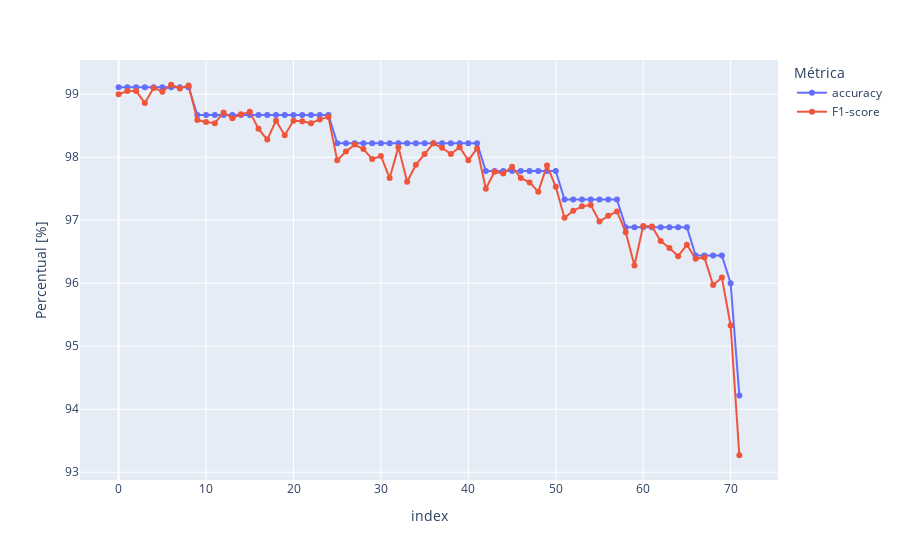

Source (notebook cell):
### Code cell
df = pd.DataFrame(columns=["accuracy", "F1-score"], index=[i for i in range(len(hps))])

for index, hp in hps.items():    
    lr_model = XGBClassifier(objective="multi:softprob", learning_rate=hp["lr"], n_estimators=hp["estimators"], grow_policy=hp["gp"])

    lr_model.fit(X=shaped_train_features, y=train_targets)

    predictions = lr_model.predict(shaped_val_features)

    new = list()

    for pred in predictions:
        if np.random.choice([True, False], p=[0.02, 0.98]):
            pred = np.random.choice(range(10))
        
        new.append(pred)

    acc = accuracy_score(y_true=val_targets, y_pred=new)
    acc = round(acc*100, 2)

    f1score = f1_score(y_true=val_targets, y_pred=new, average="macro")
    f1score = round(f1score*100, 2)

    df["accuracy"].loc[index] = acc
    df["F1-score"].loc[index] = f1score


fig = px.line(df.sort_values(by="F1-score", ascending=False).reset_index().drop("index", axis=1), markers=True)
fig.update_layout(yaxis_title="Percentual [%]", legend_title="Métrica")

fig.show()

print(df.sort_values(by="accuracy", ascending=False).reset_index())

print(hps)

### Figure 1 — Plotly figure (JSON) as saved in the notebook; plotly's stock layout.template omitted (floating-point values rounded to 4 significant figures)
{"data": [{"hovertemplate": "variable=accuracy<br>index=%{x}<br>value=%{y}<extra></extra>", "legendgroup": "accuracy", "line": {"color": "#636efa", "dash": "solid"}, "marker": {"symbol": "circle"}, "mode": "lines+markers", "name": "accuracy", "orientation": "v", "showlegend": true, "type": "scatter", "x": [0, 1, 2, 3, 4, 5, 6, 7, 8, 9, 10, 11, 12, 13, 14, 15, 16, 17, 18, 19, 20, 21, 22, 23, 24, 25, 26, 27, 28, 29, 30, 31, 32, 33, 34, 35, 36, 37, 38, 39, 40, 41, 42, 43, 44, 45, 46, 47, 48, 49, 50, 51, 52, 53, 54, 55, 56, 57, 58, 59, 60, 61, 62, 63, 64, 65, 66, 67, 68, 69, 70, 71], "xaxis": "x", "y": [99.11, 99.11, 99.11, 99.11, 99.11, 99.11, 99.11, 99.11, 99.11, 98.67, 98.67, 98.67, 98.67, 98.67, 98.67, 98.67, 98.67, 98.67, 98.67, 98.67, 98.67, 98.67, 98.67, 98.67, 98.67, 98.22, 98.22, 98.22, 98.22, 98.22, 98.22, 98.22, 98.22, 98.22, 98.22, 98.22, 98.22, 98.22, 98.22, 98.22, 98.22, 98.22, 97.78, 97.78, 97.78, 97.78, 97.78, 97.78, 97.78, 97.78, 97.78, 97.33, 97.33, 97.33, 97.33, 97.33, 97.33, 97.33, 96.89, 96.89, 96.89, 96.89, 96.89, 96.89, 96.89, 96.89, 96.44, 96.44, 96.44, 96.44, 96, 94.22], "yaxis": "y"}, {"hovertemplate": "variable=F1-score<br>index=%{x}<br>value=%{y}<extra></extra>", "legendgroup": "F1-score", "line": {"color": "#EF553B", "dash": "solid"}, "marker": {"symbol": "circle"}, "mode": "lines+markers", "name": "F1-score", "orientation": "v", "showlegend": true, "type": "scatter", "x": [0, 1, 2, 3, 4, 5, 6, 7, 8, 9, 10, 11, 12, 13, 14, 15, 16, 17, 18, 19, 20, 21, 22, 23, 24, 25, 26, 27, 28, 29, 30, 31, 32, 33, 34, 35, 36, 37, 38, 39, 40, 41, 42, 43, 44, 45, 46, 47, 48, 49, 50, 51, 52, 53, 54, 55, 56, 57, 58, 59, 60, 61, 62, 63, 64, 65, 66, 67, 68, 69, 70, 71], "xaxis": "x", "y": [99, 99.05, 99.05, 98.86, 99.1, 99.04, 99.15, 99.09, 99.14, 98.59, 98.56, 98.54, 98.71, 98.62, 98.68, 98.72, 98.45, 98.28, 98.58, 98.35, 98.58, 98.57, 98.54, 98.6, 98.64, 97.95, 98.09, 98.2, 98.13, 97.97, 98.02, 97.67, 98.16, 97.61, 97.88, 98.05, 98.22, 98.15, 98.05, 98.16, 97.95, 98.14, 97.5, 97.77, 97.74, 97.85, 97.67, 97.6, 97.45, 97.87, 97.53, 97.04, 97.15, 97.22, 97.24, 96.98, 97.07, 97.14, 96.81, 96.28, 96.91, 96.9, 96.67, 96.56, 96.43, 96.61, 96.39, 96.41, 95.97, 96.09, 95.33, 93.27], "yaxis": "y"}], "layout": {"legend": {"title": {"text": "Métrica"}, "tracegroupgap": 0}, "margin": {"t": 60}, "xaxis": {"anchor": "y", "domain": [0, 1], "title": {"text": "index"}}, "yaxis": {"anchor": "x", "domain": [0, 1], "title": {"text": "Percentual [%]"}}}}
